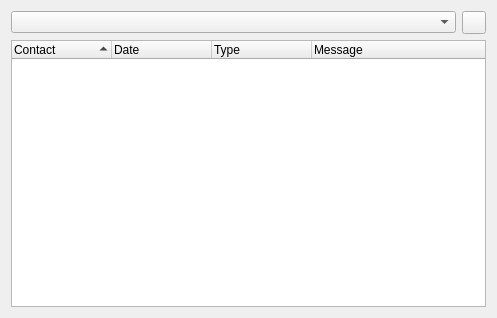
<?xml version="1.0" encoding="UTF-8"?>
<ui version="4.0">
  <class>Events</class>
 <widget class="QWidget" name="Events">
  <property name="geometry">
   <rect>
    <x>0</x>
    <y>0</y>
    <width>497</width>
    <height>318</height>
   </rect>
  </property>
  <property name="windowTitle">
   <string>Form</string>
  </property>
  <layout class="QVBoxLayout" name="verticalLayout">
   <item>
    <layout class="QHBoxLayout" name="horizontalLayout_2">
     <item>
      <widget class="QComboBox" name="typeBox"/>
     </item>
     <item>
      <widget class="QToolButton" name="refreshButton">
       <property name="text">
        <string/>
       </property>
       <property name="icon">
        <iconset>
         <normaloff>../../../../../../../../../../../../../../../../../../../../../../../../../../../../../../../../../../../../../../../../../../../../../../../../../../../../../../../../usr/share/icons/oxygen/16x16/actions/view-refresh.png</normaloff>../../../../../../../../../../../../../../../../../../../../../../../../../../../../../../../../../../../../../../../../../../../../../../../../../../../../../../../../usr/share/icons/oxygen/16x16/actions/view-refresh.png</iconset>
       </property>
      </widget>
     </item>
    </layout>
   </item>
   <item>
    <widget class="QTreeWidget" name="eventsList">
     <property name="editTriggers">
      <set>QAbstractItemView::NoEditTriggers</set>
     </property>
     <property name="alternatingRowColors">
      <bool>true</bool>
     </property>
     <property name="iconSize">
      <size>
       <width>64</width>
       <height>64</height>
      </size>
     </property>
     <property name="rootIsDecorated">
      <bool>false</bool>
     </property>
     <property name="sortingEnabled">
      <bool>true</bool>
     </property>
     <property name="animated">
      <bool>true</bool>
     </property>
     <column>
      <property name="text">
       <string>Contact</string>
      </property>
     </column>
     <column>
      <property name="text">
       <string>Date</string>
      </property>
     </column>
     <column>
      <property name="text">
       <string>Type</string>
      </property>
     </column>
     <column>
      <property name="text">
       <string>Message</string>
      </property>
     </column>
    </widget>
   </item>
  </layout>
 </widget>
 <resources/>
 <connections/>
</ui>
